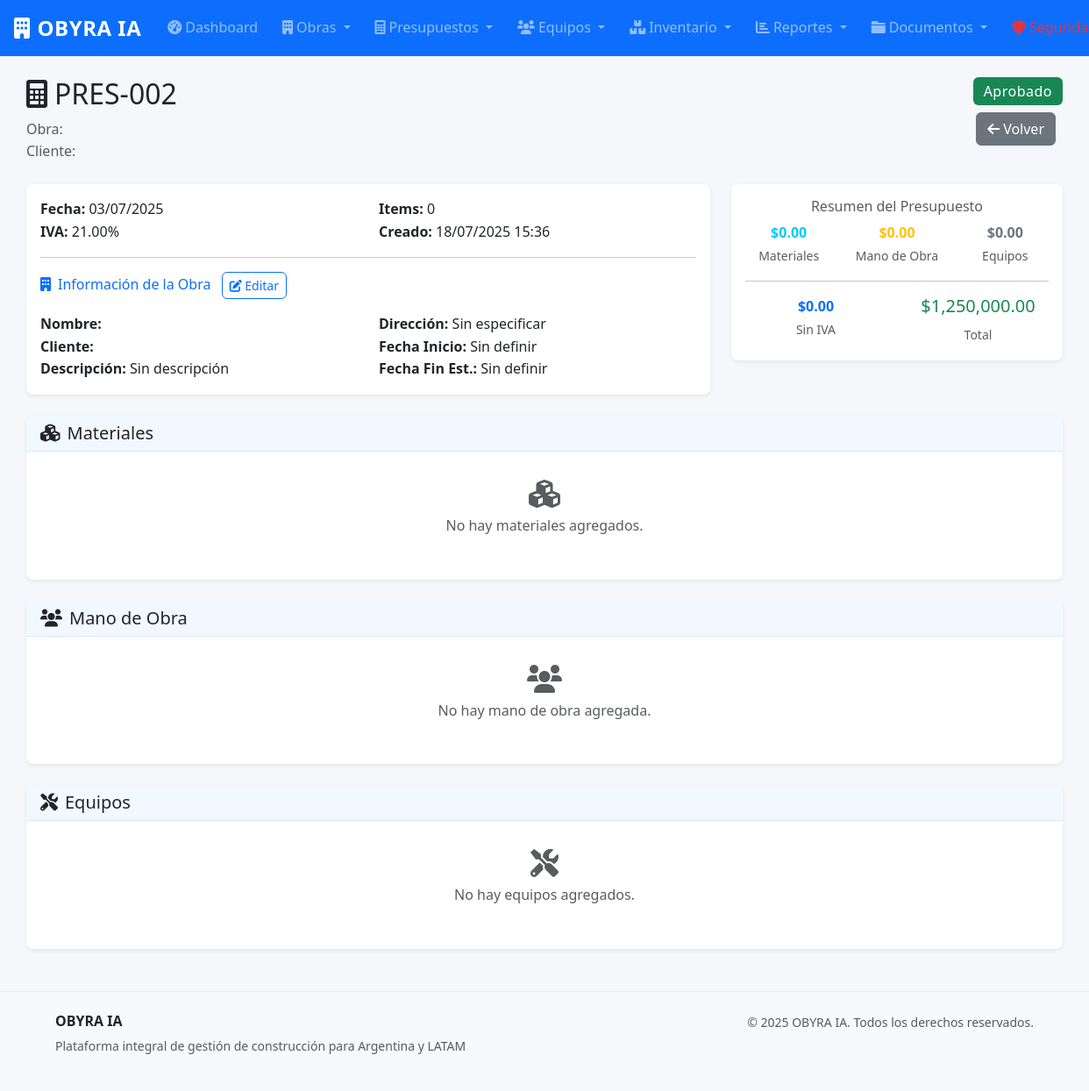
The page /presupuestos/2 (signed in) on the database as committed earlier.
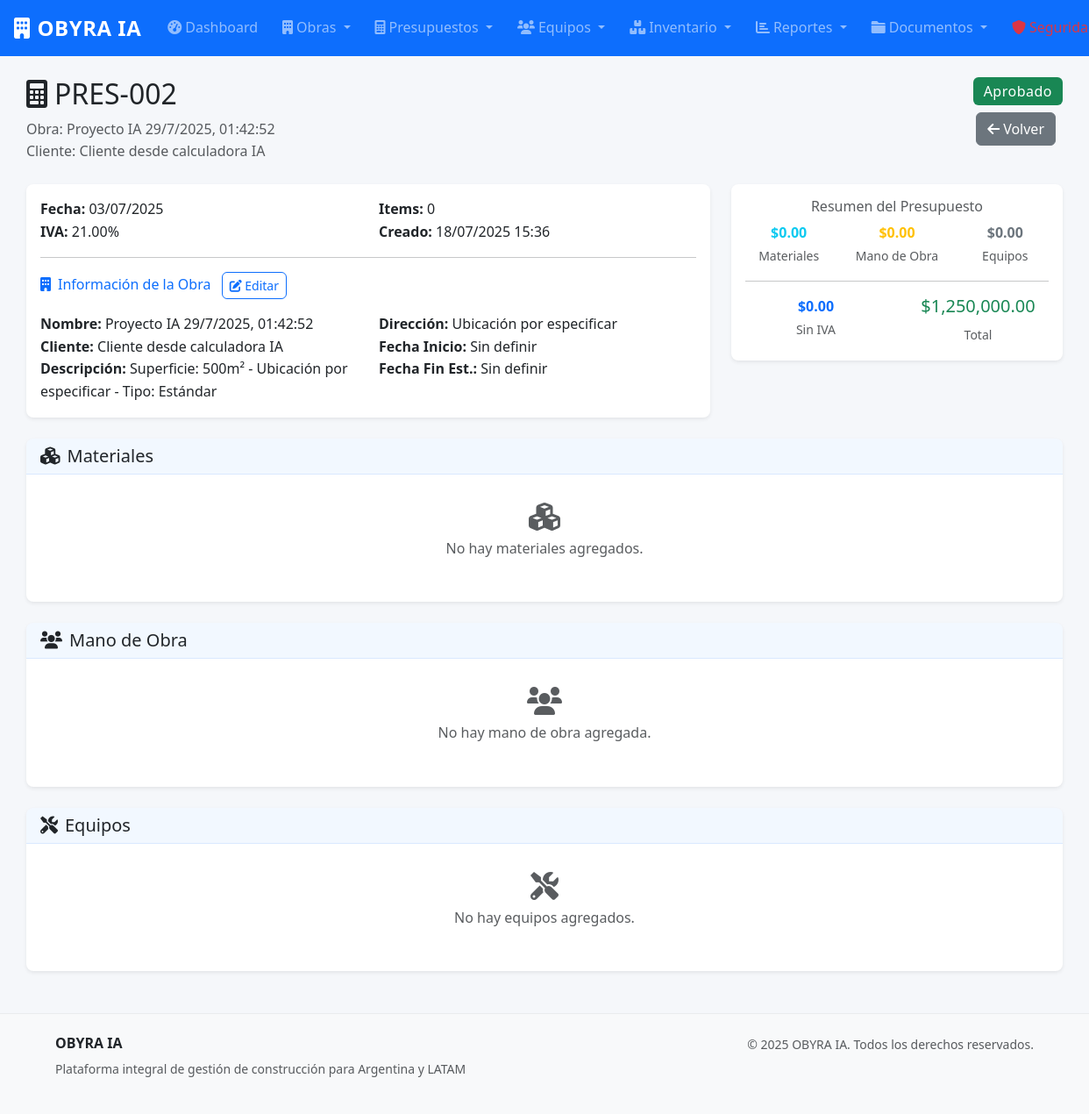
The same page on the database as committed later.
### models.py (models this page shows, shortened)
class Obra(db.Model):
    __tablename__ = 'obras'
    id = db.Column(db.Integer, primary_key=True)
    nombre = db.Column(db.String(200), nullable=False)
    descripcion = db.Column(db.Text)
    direccion = db.Column(db.String(300))
    cliente = db.Column(db.String(200), nullable=False)
    telefono_cliente = db.Column(db.String(20))
    email_cliente = db.Column(db.String(120))
    fecha_inicio = db.Column(db.Date)
    fecha_fin_estimada = db.Column(db.Date)
    fecha_fin_real = db.Column(db.Date)
    estado = db.Column(db.String(20), default='planificacion')  # planificacion, en_curso, pausada, finalizada, cancelada
    presupuesto_total = db.Column(db.Numeric(15, 2), default=0)
    costo_real = db.Column(db.Numeric(15, 2), default=0)
    progreso = db.Column(db.Integer, default=0)  # Porcentaje de avance
    fecha_creacion = db.Column(db.DateTime, default=datetime.utcnow)
    organizacion_id = db.Column(db.Integer, db.ForeignKey('organizaciones.id'), nullable=False)
    organizacion = db.relationship('Organizacion', back_populates='obras')
    etapas = db.relationship('EtapaObra', back_populates='obra', cascade='all, delete-orphan', lazy='dynamic')
    asignaciones = db.relationship('AsignacionObra', back_populates='obra', cascade='all, delete-orphan', lazy='dynamic')
    presupuestos = db.relationship('Presupuesto', back_populates='obra', lazy='dynamic')
    uso_inventario = db.relationship('UsoInventario', back_populates='obra', lazy='dynamic')

### presupuestos.py (the view)
@presupuestos_bp.route('/<int:id>')
@login_required
def detalle(id):
    if not current_user.puede_acceder_modulo('presupuestos'):
        flash('No tienes permisos para ver presupuestos.', 'danger')
        return redirect(url_for('reportes.dashboard'))
    presupuesto = Presupuesto.query.get_or_404(id)
    items = presupuesto.items.all()
    materiales = [item for item in items if item.tipo == 'material']
    mano_obra = [item for item in items if item.tipo == 'mano_obra']
    equipos = [item for item in items if item.tipo == 'equipo']
    herramientas = [item for item in items if item.tipo == 'herramienta']
    return render_template('presupuestos/detalle.html',
                         presupuesto=presupuesto,
                         materiales=materiales,
                         mano_obra=mano_obra,
                         equipos=equipos,
                         herramientas=herramientas)

### app.py (called while the page is built)
@login_manager.user_loader
def load_user(user_id):
    from models import Usuario
    return Usuario.query.get(int(user_id))

@app.template_filter('fecha')
def fecha_filter(fecha):
    if fecha:
        return fecha.strftime('%d/%m/%Y')
    return ''

@app.template_filter('moneda')
def moneda_filter(valor):
    if valor is None:
        return '$0'
    return f'${valor:,.2f}'

@app.template_filter('estado_badge')
def estado_badge_filter(estado):
    badges = {
        'activo': 'bg-success',
        'inactivo': 'bg-secondary',
        'borrador': 'bg-secondary',
        'enviado': 'bg-warning',
        'aprobado': 'bg-success',
        'rechazado': 'bg-danger',
        'planificacion': 'bg-secondary',
        'en_progreso': 'bg-primary',
        'pausada': 'bg-warning',
        'finalizada': 'bg-success',
        'cancelada': 'bg-danger'
    }
    return badges.get(estado, 'bg-secondary')

### templates/presupuestos/detalle.html (shortened to what the changed rows need)
{% extends "base.html" %}
{% block content %}
<div class="container-fluid mt-4">
    <div class="row">
        <div class="col-12">
            <div class="d-flex justify-content-between align-items-start mb-4">
                <div>
                    <h2><i class="fas fa-calculator me-2"></i>{{ presupuesto.numero }}</h2>
                    <p class="text-muted mb-0">Obra: {{ presupuesto.obra.nombre }}</p>
                    <p class="text-muted mb-0">Cliente: {{ presupuesto.obra.cliente }}</p>
                </div>
            </div>
        </div>
    </div>
    <div class="row mb-4">
        <div class="col-lg-8">
            <div class="card">
                <div class="card-body">
                    <div id="info-obra-view">
                        <div class="row">
                            <div class="col-md-6">
                                <strong>Nombre:</strong> <span id="obra-nombre">{{ presupuesto.obra.nombre }}</span><br>
                                <strong>Cliente:</strong> <span id="obra-cliente">{{ presupuesto.obra.cliente }}</span><br>
                                <strong>Descripción:</strong> <span id="obra-descripcion">{{ presupuesto.obra.descripcion or 'Sin descripción' }}</span><br>
                            </div>
                            <div class="col-md-6">
                                <strong>Dirección:</strong> <span id="obra-direccion">{{ presupuesto.obra.direccion or 'Sin especificar' }}</span><br>
                                <strong>Fecha Inicio:</strong> <span id="obra-fecha-inicio">{{ presupuesto.obra.fecha_inicio.strftime('%d/%m/%Y') if presupuesto.obra.fecha_inicio else 'Sin definir' }}</span><br>
                                <strong>Fecha Fin Est.:</strong> <span id="obra-fecha-fin">{{ presupuesto.obra.fecha_fin_estimada.strftime('%d/%m/%Y') if presupuesto.obra.fecha_fin_estimada else 'Sin definir' }}</span><br>
                            </div>
                        </div>
                    </div>
                </div>
            </div>
        </div>
    </div>
</div>
{% endblock %}

Rows that differ between the two databases and show on the page:
added Obra: obra.nombre "Proyecto IA 29/7/2025, 01:42:52", obra.cliente "Cliente desde calculadora IA", obra "Superficie: 500m² - Ubicación por especificar - Tipo: Estándar", obra "Ubicación por especificar", obra.fecha_inicio "Sin definir", obra.fecha_fin_estimada "Sin definir"
Other text that changed with them:
{{ presupuesto.obra.descripcion or 'Sin descripción' }}: "Sin descripción" → (not shown)
{{ presupuesto.obra.direccion or 'Sin especificar' }}: "Sin especificar" → (not shown)
text no longer shown: "Sin definir Sin definir"
